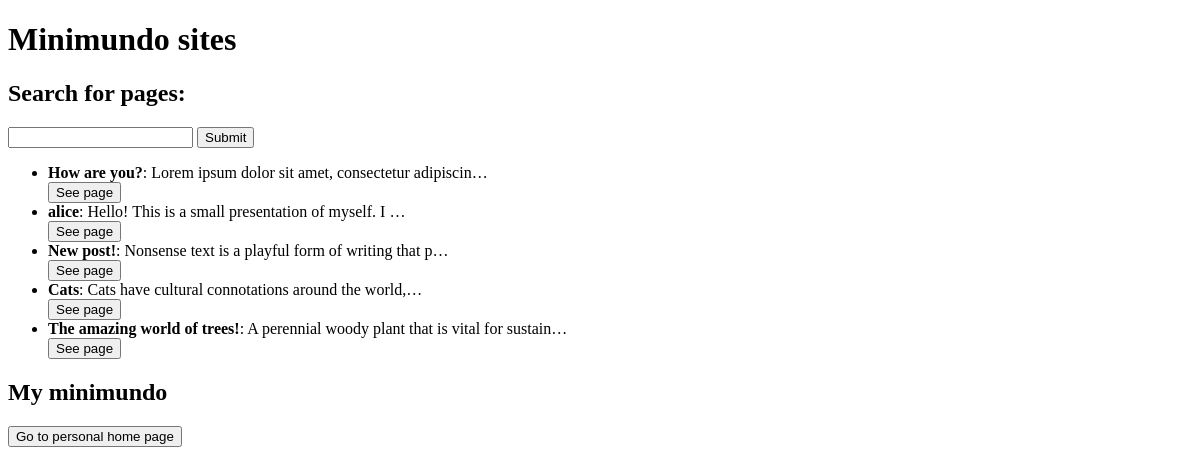
Before: / with the older database file.
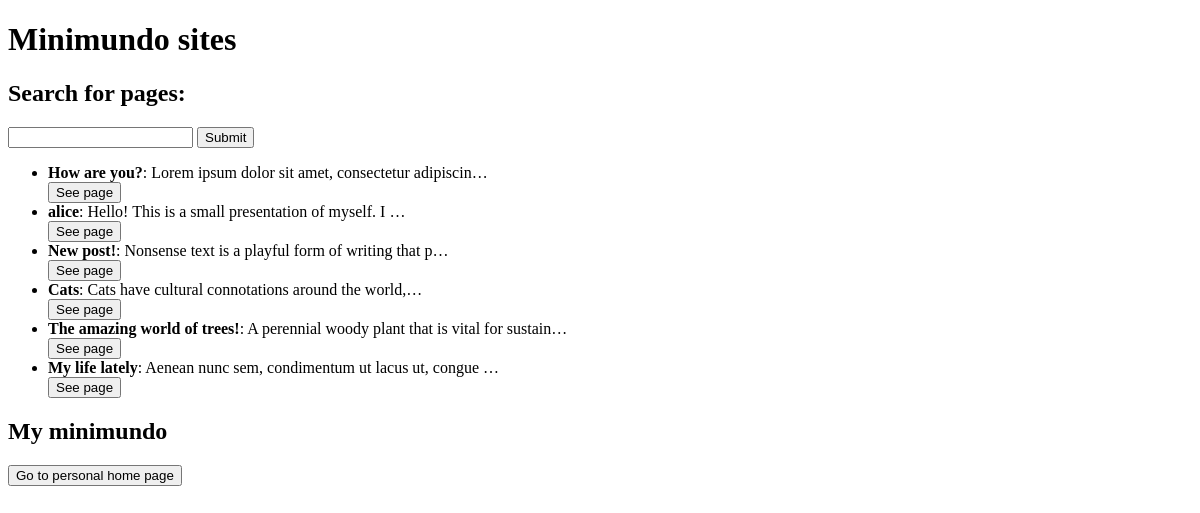
After: the same page with the newer database file.
### pages/models.py (models this page shows)
class minipage(models.Model):
	owner = models.ForeignKey(User, on_delete=models.CASCADE)
	name = models.CharField(max_length=200, unique=True)
	content = models.TextField()
	class Meta:
		db_table = 'minipage'

### pages/views.py (the view)
# urls.py: path('', init, name='init'),
def init(request):
	pages = minipage.objects.filter()
	return render(request, 'pages/index.html', {"pages": pages})

### pages/templates/pages/index.html (shortened to what this page needs)
<!DOCTYPE html>
<html>
    <head>
    </head>
    <body>
        <h1>Minimundo sites</h1>
		<h2>Search for pages:</h2>
        <form action="/search/" method="POST">
            <input type="text" name="key"/>
            <input type="submit"/>
        </form>
        {% if no_results %}
            Sorry, there were no results for {{query}}!
        {% else %}
            {% include "./pages.html" %}
        {% endif %}
        <h2>My minimundo</h2>
        {% if user.is_authenticated %}
            <a href='/homePage/{{ user.username|urlencode }}/'>
        {% else %}
            <a href='/login/'>
        {% endif %}
        <button>Go to personal home page</button></a>
    </body>
</html>

### pages/templates/pages/pages.html (shortened to what this page needs)
<!DOCTYPE html>
<html>
    <head>
    </head>
    <body>
        <ul>
            {% for page in pages %}
            <li> <b>{{page.name}}</b>: {{page.content|truncatechars:50}}</li>
            <a href='/pages/{{page.name|urlencode }}/'> <button>See page</button> </a>
            {% endfor %}
        </ul>
    </body>
</html>

Changed rows visible on the page:
added minipage: name "My life lately", content "Aenean nunc sem, condimentum ut lacus ut, congue …"
